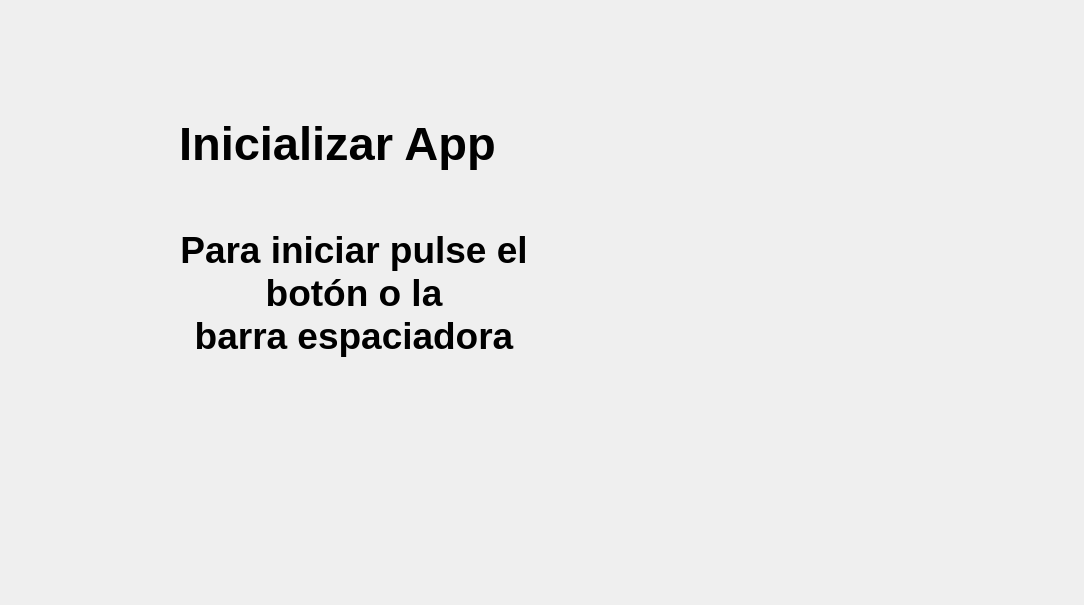
      <widget class="QWidget" name="Inicialize">
       <layout class="QGridLayout" name="gridLayout_6">
        <item row="2" column="3">
         <spacer name="horizontalSpacer_62">
          <property name="orientation">
           <enum>Qt::Horizontal</enum>
          </property>
          <property name="sizeType">
           <enum>QSizePolicy::Fixed</enum>
          </property>
          <property name="sizeHint" stdset="0">
           <size>
            <width>38</width>
            <height>20</height>
           </size>
          </property>
         </spacer>
        </item>
        <item row="0" column="2">
         <spacer name="verticalSpacer_9">
          <property name="orientation">
           <enum>Qt::Vertical</enum>
          </property>
          <property name="sizeHint" stdset="0">
           <size>
            <width>20</width>
            <height>72</height>
           </size>
          </property>
         </spacer>
        </item>
        <item row="1" column="1" rowspan="2" colspan="2">
         <layout class="QHBoxLayout" name="horizontalLayout_41">
          <item>
           <layout class="QVBoxLayout" name="verticalLayout_18">
            <item>
             <layout class="QVBoxLayout" name="verticalLayout_3">
              <item>
               <layout class="QHBoxLayout" name="horizontalLayout_51">
                <property name="spacing">
                 <number>30</number>
                </property>
                <item>
                 <widget class="QLabel" name="lblTest1_7">
                  <property name="minimumSize">
                   <size>
                    <width>70</width>
                    <height>70</height>
                   </size>
                  </property>
                  <property name="maximumSize">
                   <size>
                    <width>70</width>
                    <height>70</height>
                   </size>
                  </property>
                  <property name="text">
                   <string/>
                  </property>
                  <property name="pixmap">
                   <pixmap resource="../resources/resources.qrc">:/resources/shuttle.png</pixmap>
                  </property>
                  <property name="scaledContents">
                   <bool>true</bool>
                  </property>
                 </widget>
                </item>
                <item>
                 <widget class="QLabel" name="lblCode_29">
                  <property name="minimumSize">
                   <size>
                    <width>450</width>
                    <height>30</height>
                   </size>
                  </property>
                  <property name="font">
                   <font>
                    <pointsize>35</pointsize>
                    <bold>true</bold>
                   </font>
                  </property>
                  <property name="text">
                   <string>Inicializar App</string>
                  </property>
                 </widget>
                </item>
               </layout>
              </item>
              <item>
               <layout class="QHBoxLayout" name="horizontalLayout_16">
                <property name="spacing">
                 <number>30</number>
                </property>
                <item>
                 <widget class="QLabel" name="label_4">
                  <property name="minimumSize">
                   <size>
                    <width>500</width>
                    <height>180</height>
                   </size>
                  </property>
                  <property name="maximumSize">
                   <size>
                    <width>500</width>
                    <height>180</height>
                   </size>
                  </property>
                  <property name="font">
                   <font>
                    <pointsize>28</pointsize>
                    <bold>true</bold>
                   </font>
                  </property>
                  <property name="styleSheet">
                   <string notr="true"/>
                  </property>
                  <property name="text">
                   <string>Para iniciar pulse el
botón o la
barra espaciadora</string>
                  </property>
                  <property name="alignment">
                   <set>Qt::AlignCenter</set>
                  </property>
                 </widget>
                </item>
               </layout>
              </item>
             </layout>
            </item>
            <item>
             <layout class="QHBoxLayout" name="horizontalLayout_15">
              <item>
               <spacer name="horizontalSpacer_35">
                <property name="orientation">
                 <enum>Qt::Horizontal</enum>
                </property>
                <property name="sizeType">
                 <enum>QSizePolicy::Fixed</enum>
                </property>
                <property name="sizeHint" stdset="0">
                 <size>
                  <width>138</width>
                  <height>17</height>
                 </size>
                </property>
               </spacer>
              </item>
              <item>
               <layout class="QHBoxLayout" name="horizontalLayout_14">
                <item>
                 <widget class="QLabel" name="lblinicialize">
                  <property name="minimumSize">
                   <size>
                    <width>100</width>
                    <height>100</height>
                   </size>
                  </property>
                  <property name="maximumSize">
                   <size>
                    <width>100</width>
                    <height>100</height>
                   </size>
                  </property>
                  <property name="cursor">
                   <cursorShape>PointingHandCursor</cursorShape>
                  </property>
                  <property name="text">
                   <string/>
                  </property>
                  <property name="pixmap">
                   <pixmap resource="../resources/resources.qrc">:/resources/play.png</pixmap>
                  </property>
                  <property name="scaledContents">
                   <bool>true</bool>
                  </property>
                  <property name="wordWrap">
                   <bool>false</bool>
                  </property>
                 </widget>
                </item>
                <item>
                 <spacer name="horizontalSpacer_60">
                  <property name="orientation">
                   <enum>Qt::Horizontal</enum>
                  </property>
                  <property name="sizeHint" stdset="0">
                   <size>
                    <width>40</width>
                    <height>20</height>
                   </size>
                  </property>
                 </spacer>
                </item>
                <item>
                 <widget class="QLabel" name="lblCode_18">
                  <property name="minimumSize">
                   <size>
                    <width>100</width>
                    <height>100</height>
                   </size>
                  </property>
                  <property name="maximumSize">
                   <size>
                    <width>100</width>
                    <height>100</height>
                   </size>
                  </property>
                  <property name="text">
                   <string/>
                  </property>
                  <property name="pixmap">
                   <pixmap resource="../resources/resources.qrc">:/resources/space.png</pixmap>
                  </property>
                  <property name="scaledContents">
                   <bool>true</bool>
                  </property>
                  <property name="wordWrap">
                   <bool>false</bool>
                  </property>
                 </widget>
                </item>
               </layout>
              </item>
              <item>
               <spacer name="horizontalSpacer_61">
                <property name="orientation">
                 <enum>Qt::Horizontal</enum>
                </property>
                <property name="sizeType">
                 <enum>QSizePolicy::Fixed</enum>
                </property>
                <property name="sizeHint" stdset="0">
                 <size>
                  <width>138</width>
                  <height>17</height>
                 </size>
                </property>
               </spacer>
              </item>
             </layout>
            </item>
           </layout>
          </item>
          <item>
           <widget class="QLabel" name="PentairIMG_4">
            <property name="minimumSize">
             <size>
              <width>400</width>
              <height>400</height>
             </size>
            </property>
            <property name="maximumSize">
             <size>
              <width>400</width>
              <height>400</height>
             </size>
            </property>
            <property name="text">
             <string/>
            </property>
            <property name="pixmap">
             <pixmap resource="../resources/resources.qrc">:/resources/pentairIMG.PNG</pixmap>
            </property>
            <property name="scaledContents">
             <bool>true</bool>
            </property>
           </widget>
          </item>
         </layout>
        </item>
        <item row="3" column="2">
         <spacer name="verticalSpacer_10">
          <property name="orientation">
           <enum>Qt::Vertical</enum>
          </property>
          <property name="sizeType">
           <enum>QSizePolicy::Fixed</enum>
          </property>
          <property name="sizeHint" stdset="0">
           <size>
            <width>68</width>
            <height>40</height>
           </size>
          </property>
         </spacer>
        </item>
        <item row="0" column="1">
         <spacer name="verticalSpacer_6">
          <property name="orientation">
           <enum>Qt::Vertical</enum>
          </property>
          <property name="sizeType">
           <enum>QSizePolicy::Fixed</enum>
          </property>
          <property name="sizeHint" stdset="0">
           <size>
            <width>20</width>
            <height>78</height>
           </size>
          </property>
         </spacer>
        </item>
        <item row="3" column="1">
         <spacer name="verticalSpacer_7">
          <property name="orientation">
           <enum>Qt::Vertical</enum>
          </property>
          <property name="sizeHint" stdset="0">
           <size>
            <width>20</width>
            <height>105</height>
           </size>
          </property>
         </spacer>
        </item>
        <item row="1" column="0">
         <spacer name="horizontalSpacer_41">
          <property name="orientation">
           <enum>Qt::Horizontal</enum>
          </property>
          <property name="sizeType">
           <enum>QSizePolicy::Fixed</enum>
          </property>
          <property name="sizeHint" stdset="0">
           <size>
            <width>68</width>
            <height>20</height>
           </size>
          </property>
         </spacer>
        </item>
       </layout>
      </widget>
